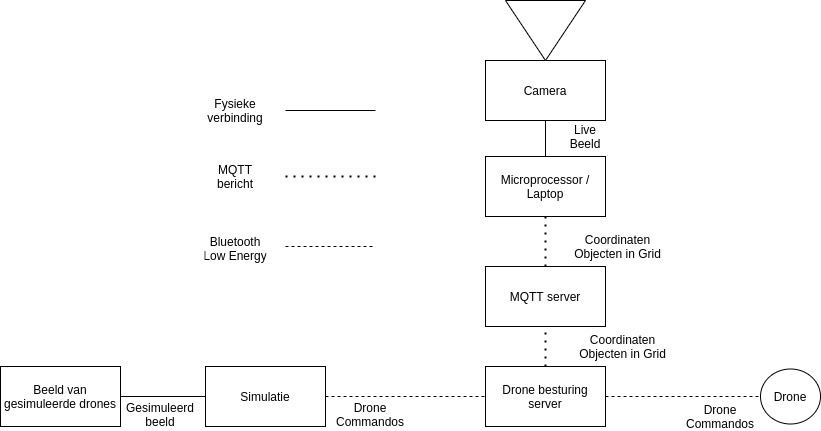
#> input picture Latex/IMAGES/IDD.jpg, 821 x 431 px, given in place of the camera
$ python color_detection_for_fun.py
#> lines starting #> are read from the running program, lines starting #| are printed output that depends on the picture; after the words box and inside, x2 and y2 are one past the last pixel; in counts of white or black regions, pixels touching at a corner belong together
import cv2
import numpy as np

screen_resolution = [640, 480]
webcam = cv2.VideoCapture(0)
webcam.set(3, screen_resolution[0])
webcam.set(4, screen_resolution[1])

def empty(a):
    pass

cv2.namedWindow('HSV')
cv2.resizeWindow('HSV', 640, 480)
cv2.createTrackbar('HUE Min', 'HSV', 0, 179, empty)
#> slider 'HUE Min' is set to 35
cv2.createTrackbar('HUE Max', 'HSV', 179, 179, empty)
cv2.createTrackbar('SAT Min', 'HSV', 0, 255, empty)
#> slider 'SAT Min' is set to 51
cv2.createTrackbar('SAT Max', 'HSV', 255, 255, empty)
cv2.createTrackbar('VALUE Min', 'HSV', 0, 255, empty)
#> slider 'VALUE Min' is set to 51
cv2.createTrackbar('VALUE Max', 'HSV', 255, 255, empty)


while True:
    _, image = webcam.read()
#> image is the input picture: shape (431, 821, 3); min 0, max 255, mean 249.7

    # image_blur = cv2.GaussianBlur(image, (7, 7), 1)
    # image_gray = cv2.cvtColor(image_blur, cv2.COLOR_BGR2GRAY)

    hsv_image = cv2.cvtColor(image, cv2.COLOR_HSV2BGR)
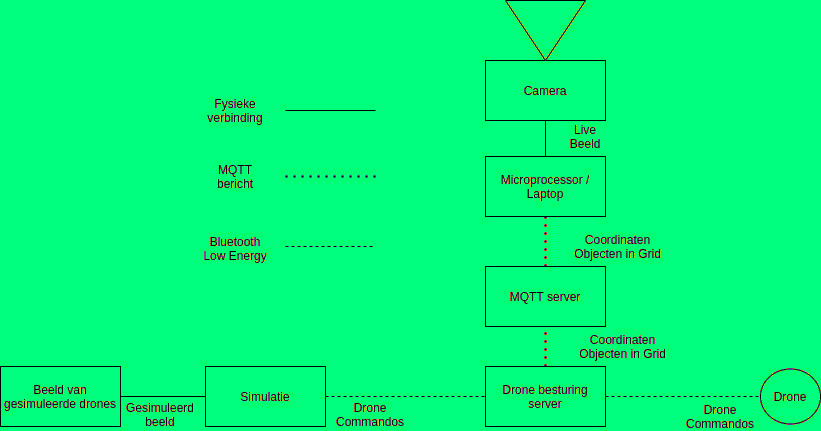
#> hsv_image: shape (431, 821, 3); mean B, G, R 123.7, 249, 2.1
    hue_min = cv2.getTrackbarPos('HUE Min', 'HSV')
    hue_max = cv2.getTrackbarPos('HUE Max', 'HSV')
    sat_min = cv2.getTrackbarPos('SAT Min', 'HSV')
    sat_max = cv2.getTrackbarPos('SAT Max', 'HSV')
    value_min = cv2.getTrackbarPos('VALUE Min', 'HSV')
    value_max = cv2.getTrackbarPos('VALUE Max', 'HSV')

    lower = np.array([hue_min, sat_min, value_min])
    upper = np.array([hue_max, sat_max, value_max])
    mask = cv2.inRange(hsv_image, lower, upper)
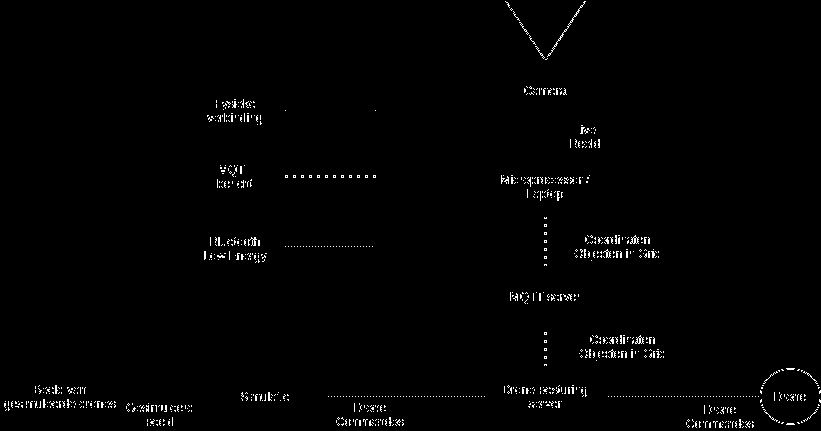
#> mask: shape (431, 821); 1.2% white in thin lines or dots
    result = cv2.bitwise_and(image, image, mask = mask)
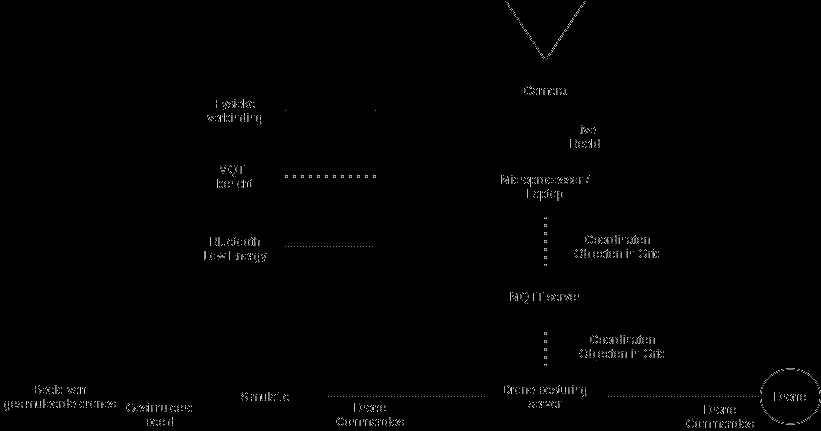
#> result: shape (431, 821, 3); min 0, max 213, mean 1.7

    cv2.imshow('Original stream', image)
    # cv2.imshow('Gaussian blur', image_blur)
    # cv2.imshow('Grayscale image', image_gray)

    cv2.imshow('HSV stream', hsv_image)
    cv2.imshow('Mask', mask)
    cv2.imshow('Result', result)

    if cv2.waitKey(1) == 27:
#> (key Esc is pressed here)
        break

webcam.release()
cv2.destroyAllWindows()

$ run again, on Latex/IMAGES/ServerV3.jpg
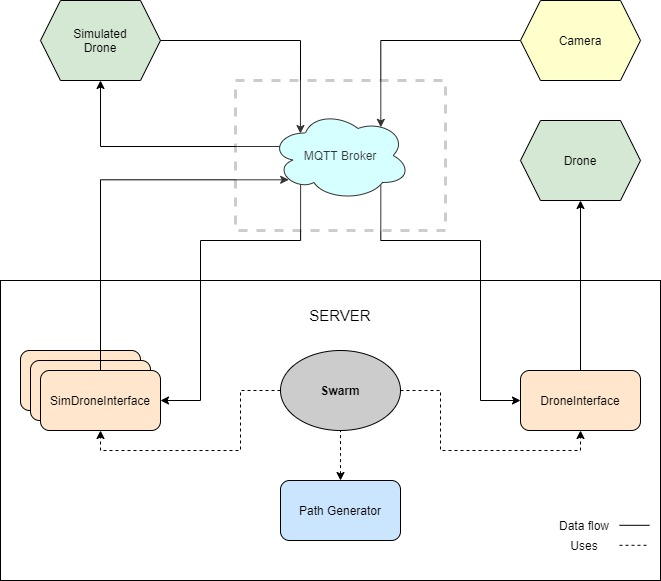
#> input picture Latex/IMAGES/ServerV3.jpg, 661 x 581 px, given in place of the camera
#> image is the input picture: shape (581, 661, 3); mean B, G, R 242.9, 245.3, 244.5
#> `mask = cv2.inRange(hsv_image, lower, upper)`:
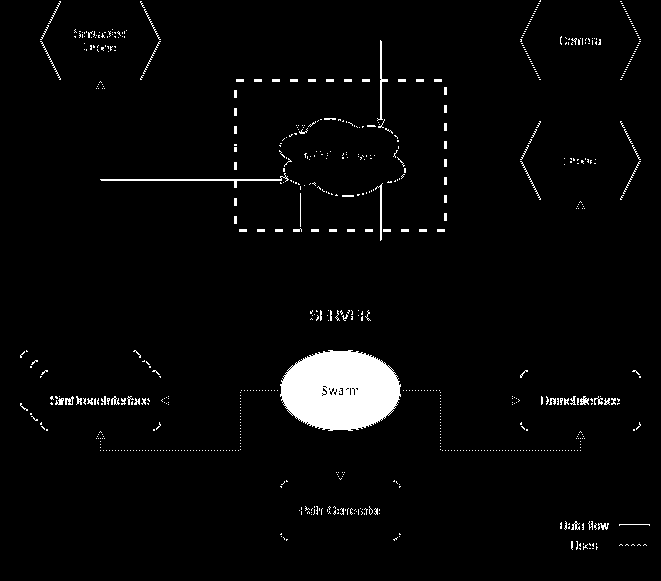
#> mask: shape (581, 661); 3.2% white; 712 white regions (635 under 20 px), largest, box (x1, y1, x2, y2) and area: (280, 350, 401, 431) 7514, (100, 173, 289, 188) 406, (377, 40, 388, 121) 181
#> `result = cv2.bitwise_and(image, image, mask = mask)`:
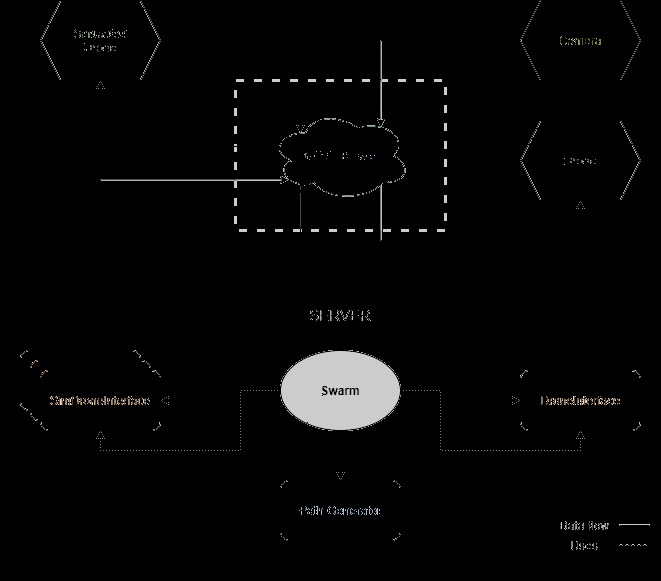
#> result: shape (581, 661, 3); mean B, G, R 5.7, 5.8, 5.8

$ run again, on Latex/IMAGES/Simulation Interaction.jpg
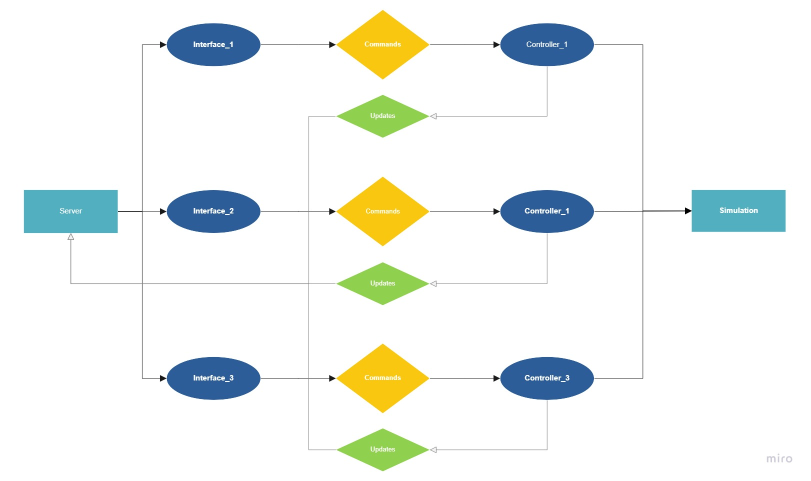
#> input picture Latex/IMAGES/Simulation Interaction.jpg, 1622 x 962 px, given in place of the camera (shown at 1/2 size)
#> image is the input picture: shape (962, 1622, 3); mean B, G, R 239.5, 242.9, 239
#> `mask = cv2.inRange(hsv_image, lower, upper)`:
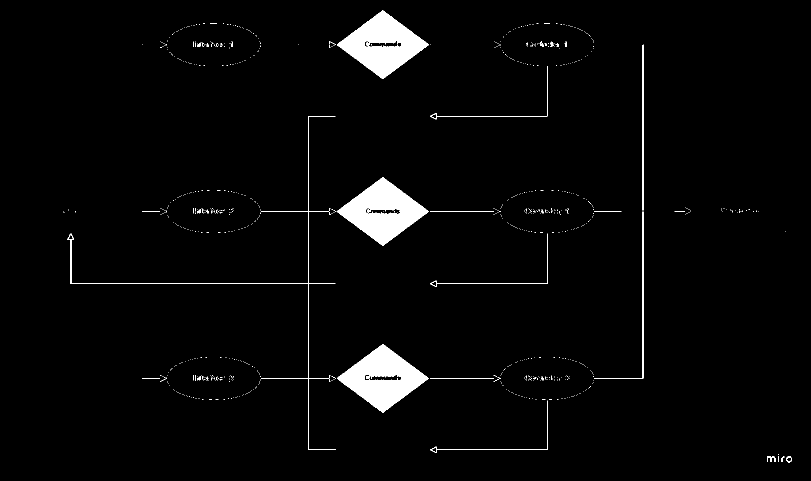
#> mask: shape (962, 1622) (shown at 1/2 size); 2.8% white; 918 white regions (897 under 20 px), largest, box (x1, y1, x2, y2) and area: (673, 355, 858, 491) 12305, (674, 21, 857, 157) 12278, (674, 688, 858, 825) 12263
#> `result = cv2.bitwise_and(image, image, mask = mask)`:
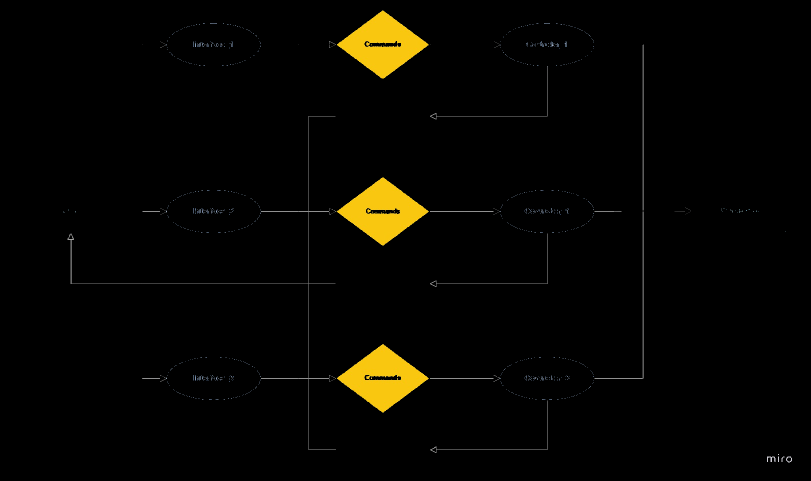
#> result: shape (962, 1622, 3) (shown at 1/2 size); mean B, G, R 1.2, 5.4, 6.6

$ run again, on Latex/IMAGES/drone_interface.PNG
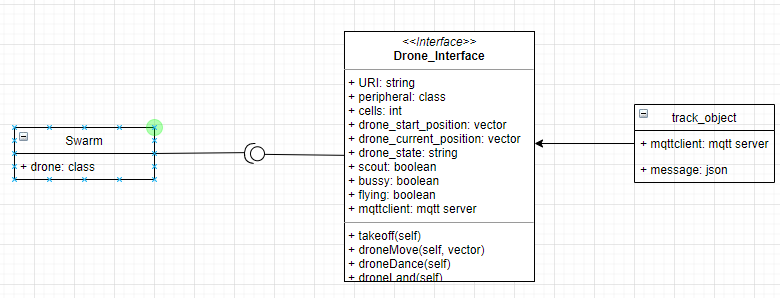
#> input picture Latex/IMAGES/drone_interface.PNG, 780 x 298 px, given in place of the camera
#> image is the input picture: shape (298, 780, 3); mean B, G, R 245.2, 245.1, 244.9
#> `mask = cv2.inRange(hsv_image, lower, upper)`:
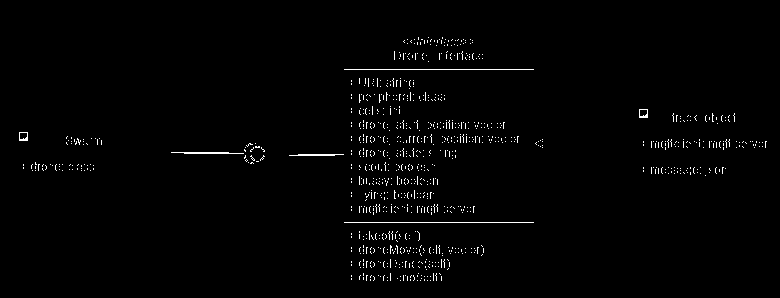
#> mask: shape (298, 780); 1.4% white in thin lines or dots, all inside (x1, y1, x2, y2) = (19, 37, 767, 281)
#> `result = cv2.bitwise_and(image, image, mask = mask)`:
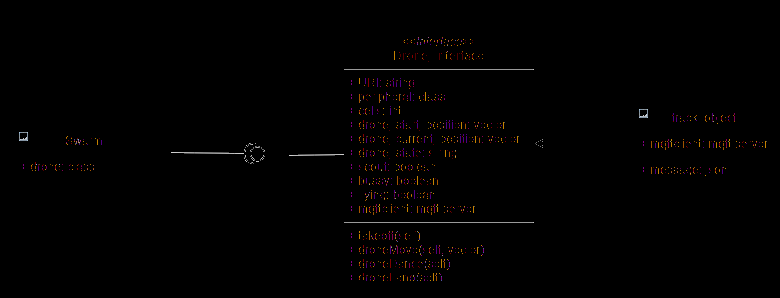
#> result: shape (298, 780, 3); mean B, G, R 0.9, 1, 1.9
